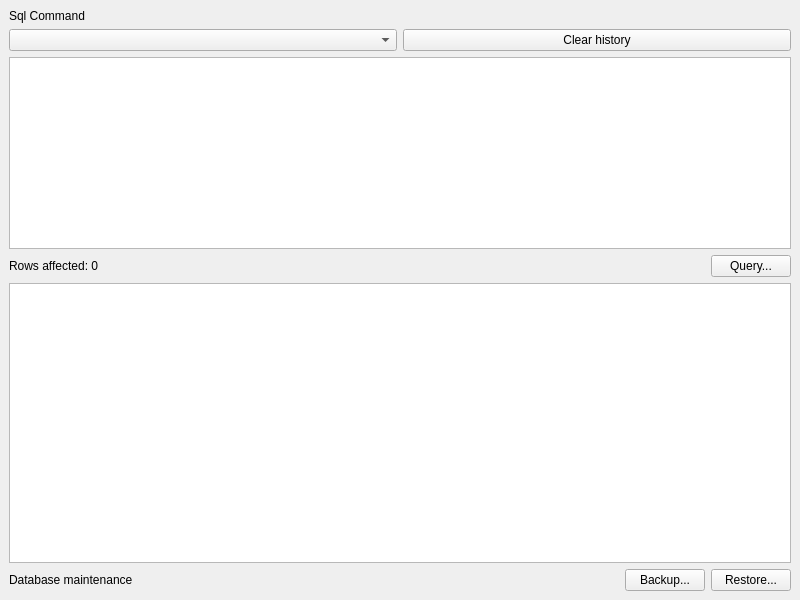
<?xml version="1.0" encoding="UTF-8"?>
<ui version="4.0">
 <class>SqlCommandView</class>
 <widget class="QMainWindow" name="SqlCommandView">
  <property name="geometry">
   <rect>
    <x>0</x>
    <y>0</y>
    <width>800</width>
    <height>600</height>
   </rect>
  </property>
  <property name="windowTitle">
   <string>SqlCommandView</string>
  </property>
  <widget class="QWidget" name="centralwidget">
   <layout class="QGridLayout" name="gridLayout_2">
    <item row="0" column="0">
     <layout class="QGridLayout" name="gridLayout">
      <item row="0" column="0">
       <layout class="QVBoxLayout" name="verticalLayout">
        <item>
         <layout class="QHBoxLayout" name="horizontalLayout">
          <item>
           <widget class="QLabel" name="label">
            <property name="text">
             <string>Sql Command</string>
            </property>
           </widget>
          </item>
         </layout>
        </item>
        <item>
         <layout class="QHBoxLayout" name="horizontalLayout_4">
          <item>
           <widget class="QComboBox" name="historyComboBox"/>
          </item>
          <item>
           <widget class="QPushButton" name="clearHistoryButton">
            <property name="text">
             <string>Clear history</string>
            </property>
           </widget>
          </item>
         </layout>
        </item>
        <item>
         <widget class="QPlainTextEdit" name="sqlCommandEdit">
          <property name="sizePolicy">
           <sizepolicy hsizetype="Expanding" vsizetype="Preferred">
            <horstretch>0</horstretch>
            <verstretch>0</verstretch>
           </sizepolicy>
          </property>
         </widget>
        </item>
        <item>
         <layout class="QHBoxLayout" name="horizontalLayout_2">
          <item>
           <widget class="QLabel" name="rowsAffectedLabel">
            <property name="text">
             <string>Rows affected: 0</string>
            </property>
           </widget>
          </item>
          <item>
           <spacer name="horizontalSpacer">
            <property name="orientation">
             <enum>Qt::Horizontal</enum>
            </property>
            <property name="sizeHint" stdset="0">
             <size>
              <width>40</width>
              <height>20</height>
             </size>
            </property>
           </spacer>
          </item>
          <item>
           <widget class="QPushButton" name="execButton">
            <property name="text">
             <string>Query...</string>
            </property>
           </widget>
          </item>
         </layout>
        </item>
        <item>
         <widget class="QTableWidget" name="sqlCommandResultTable"/>
        </item>
        <item>
         <layout class="QHBoxLayout" name="horizontalLayout_3">
          <item>
           <widget class="QLabel" name="label_2">
            <property name="text">
             <string>Database maintenance</string>
            </property>
           </widget>
          </item>
          <item>
           <spacer name="horizontalSpacer_2">
            <property name="orientation">
             <enum>Qt::Horizontal</enum>
            </property>
            <property name="sizeHint" stdset="0">
             <size>
              <width>40</width>
              <height>20</height>
             </size>
            </property>
           </spacer>
          </item>
          <item>
           <widget class="QPushButton" name="backupButton">
            <property name="text">
             <string>Backup...</string>
            </property>
           </widget>
          </item>
          <item>
           <widget class="QPushButton" name="restoreButton">
            <property name="text">
             <string>Restore...</string>
            </property>
           </widget>
          </item>
         </layout>
        </item>
       </layout>
      </item>
     </layout>
    </item>
   </layout>
  </widget>
 </widget>
 <resources/>
 <connections/>
</ui>
